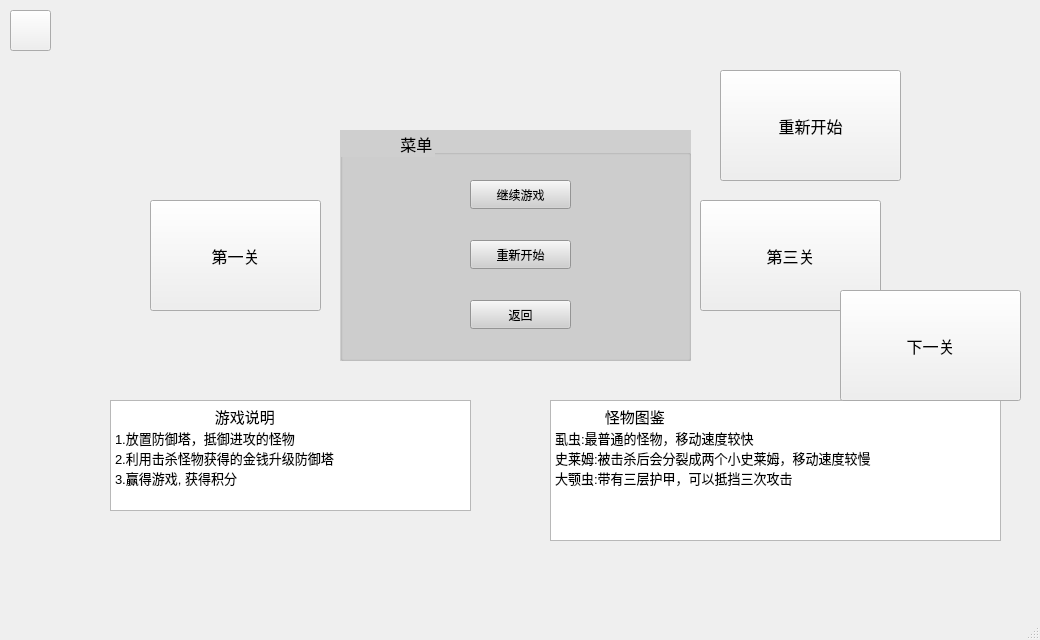
<?xml version="1.0" encoding="UTF-8"?>
<ui version="4.0">
 <class>MainWindow</class>
 <widget class="QMainWindow" name="MainWindow">
  <property name="geometry">
   <rect>
    <x>0</x>
    <y>0</y>
    <width>1040</width>
    <height>640</height>
   </rect>
  </property>
  <property name="mouseTracking">
   <bool>true</bool>
  </property>
  <property name="windowTitle">
   <string>MainWindow</string>
  </property>
  <widget class="QWidget" name="centralwidget">
   <widget class="QPushButton" name="chapter1">
    <property name="geometry">
     <rect>
      <x>150</x>
      <y>200</y>
      <width>171</width>
      <height>111</height>
     </rect>
    </property>
    <property name="font">
     <font>
      <pointsize>12</pointsize>
     </font>
    </property>
    <property name="cursor">
     <cursorShape>PointingHandCursor</cursorShape>
    </property>
    <property name="text">
     <string>第一关</string>
    </property>
   </widget>
   <widget class="QPushButton" name="chapter2">
    <property name="geometry">
     <rect>
      <x>420</x>
      <y>200</y>
      <width>181</width>
      <height>111</height>
     </rect>
    </property>
    <property name="font">
     <font>
      <pointsize>12</pointsize>
     </font>
    </property>
    <property name="cursor">
     <cursorShape>PointingHandCursor</cursorShape>
    </property>
    <property name="text">
     <string>第二关</string>
    </property>
   </widget>
   <widget class="QPushButton" name="chapter3">
    <property name="geometry">
     <rect>
      <x>700</x>
      <y>200</y>
      <width>181</width>
      <height>111</height>
     </rect>
    </property>
    <property name="font">
     <font>
      <pointsize>12</pointsize>
     </font>
    </property>
    <property name="cursor">
     <cursorShape>PointingHandCursor</cursorShape>
    </property>
    <property name="text">
     <string>第三关</string>
    </property>
   </widget>
   <widget class="QPushButton" name="pause">
    <property name="geometry">
     <rect>
      <x>10</x>
      <y>10</y>
      <width>41</width>
      <height>41</height>
     </rect>
    </property>
    <property name="cursor">
     <cursorShape>PointingHandCursor</cursorShape>
    </property>
    <property name="styleSheet">
     <string notr="true">border-image: url(:/image/pause.png);</string>
    </property>
    <property name="text">
     <string/>
    </property>
    <property name="default">
     <bool>false</bool>
    </property>
   </widget>
   <widget class="QGroupBox" name="groupBox">
    <property name="geometry">
     <rect>
      <x>340</x>
      <y>130</y>
      <width>351</width>
      <height>231</height>
     </rect>
    </property>
    <property name="font">
     <font>
      <pointsize>12</pointsize>
     </font>
    </property>
    <property name="styleSheet">
     <string notr="true">color: rgb(0, 0, 0);
background-color: rgb(207, 207, 207);</string>
    </property>
    <property name="title">
     <string>             菜单</string>
    </property>
    <widget class="QPushButton" name="contin">
     <property name="geometry">
      <rect>
       <x>130</x>
       <y>50</y>
       <width>101</width>
       <height>29</height>
      </rect>
     </property>
     <property name="cursor">
      <cursorShape>PointingHandCursor</cursorShape>
     </property>
     <property name="text">
      <string>继续游戏</string>
     </property>
    </widget>
    <widget class="QPushButton" name="back">
     <property name="geometry">
      <rect>
       <x>130</x>
       <y>170</y>
       <width>101</width>
       <height>29</height>
      </rect>
     </property>
     <property name="cursor">
      <cursorShape>PointingHandCursor</cursorShape>
     </property>
     <property name="text">
      <string>返回</string>
     </property>
    </widget>
    <widget class="QPushButton" name="restart">
     <property name="geometry">
      <rect>
       <x>130</x>
       <y>110</y>
       <width>101</width>
       <height>29</height>
      </rect>
     </property>
     <property name="cursor">
      <cursorShape>PointingHandCursor</cursorShape>
     </property>
     <property name="text">
      <string>重新开始</string>
     </property>
    </widget>
    <zorder>restart</zorder>
    <zorder>contin</zorder>
    <zorder>back</zorder>
   </widget>
   <widget class="QTextBrowser" name="textBrowser">
    <property name="geometry">
     <rect>
      <x>110</x>
      <y>400</y>
      <width>361</width>
      <height>111</height>
     </rect>
    </property>
    <property name="html">
     <string>&lt;!DOCTYPE HTML PUBLIC &quot;-//W3C//DTD HTML 4.0//EN&quot; &quot;http://www.w3.org/TR/REC-html40/strict.dtd&quot;&gt;
&lt;html&gt;&lt;head&gt;&lt;meta name=&quot;qrichtext&quot; content=&quot;1&quot; /&gt;&lt;style type=&quot;text/css&quot;&gt;
p, li { white-space: pre-wrap; }
&lt;/style&gt;&lt;/head&gt;&lt;body style=&quot; font-family:'SimSun'; font-size:9pt; font-weight:400; font-style:normal;&quot;&gt;
&lt;p style=&quot; margin-top:0px; margin-bottom:0px; margin-left:0px; margin-right:0px; -qt-block-indent:0; text-indent:0px;&quot;&gt;&lt;span style=&quot; font-family:'SimSun';&quot;&gt;	      &lt;/span&gt;&lt;span style=&quot; font-family:'SimSun'; font-size:11pt;&quot;&gt;游戏说明&lt;/span&gt;&lt;/p&gt;
&lt;p style=&quot; margin-top:0px; margin-bottom:0px; margin-left:0px; margin-right:0px; -qt-block-indent:0; text-indent:0px;&quot;&gt;&lt;span style=&quot; font-family:'SimSun'; font-size:10pt;&quot;&gt;1.放置防御塔，抵御进攻的怪物&lt;/span&gt;&lt;/p&gt;
&lt;p style=&quot; margin-top:0px; margin-bottom:0px; margin-left:0px; margin-right:0px; -qt-block-indent:0; text-indent:0px;&quot;&gt;&lt;span style=&quot; font-family:'SimSun'; font-size:10pt;&quot;&gt;2.利用击杀怪物获得的金钱升级防御塔&lt;/span&gt;&lt;/p&gt;
&lt;p style=&quot; margin-top:0px; margin-bottom:0px; margin-left:0px; margin-right:0px; -qt-block-indent:0; text-indent:0px;&quot;&gt;&lt;span style=&quot; font-family:'SimSun'; font-size:10pt;&quot;&gt;3.赢得游戏, 获得积分&lt;/span&gt;&lt;/p&gt;&lt;/body&gt;&lt;/html&gt;</string>
    </property>
   </widget>
   <widget class="QTextBrowser" name="textBrowser_2">
    <property name="geometry">
     <rect>
      <x>550</x>
      <y>400</y>
      <width>451</width>
      <height>141</height>
     </rect>
    </property>
    <property name="html">
     <string>&lt;!DOCTYPE HTML PUBLIC &quot;-//W3C//DTD HTML 4.0//EN&quot; &quot;http://www.w3.org/TR/REC-html40/strict.dtd&quot;&gt;
&lt;html&gt;&lt;head&gt;&lt;meta name=&quot;qrichtext&quot; content=&quot;1&quot; /&gt;&lt;style type=&quot;text/css&quot;&gt;
p, li { white-space: pre-wrap; }
&lt;/style&gt;&lt;/head&gt;&lt;body style=&quot; font-family:'SimSun'; font-size:9pt; font-weight:400; font-style:normal;&quot;&gt;
&lt;p style=&quot; margin-top:0px; margin-bottom:0px; margin-left:0px; margin-right:0px; -qt-block-indent:0; text-indent:0px;&quot;&gt;&lt;span style=&quot; font-family:'SimSun'; font-size:11pt;&quot;&gt;            怪物图鉴&lt;/span&gt;&lt;/p&gt;
&lt;p style=&quot; margin-top:0px; margin-bottom:0px; margin-left:0px; margin-right:0px; -qt-block-indent:0; text-indent:0px;&quot;&gt;&lt;span style=&quot; font-family:'SimSun'; font-size:10pt;&quot;&gt;虱虫:最普通的怪物，移动速度较快&lt;/span&gt;&lt;/p&gt;
&lt;p style=&quot; margin-top:0px; margin-bottom:0px; margin-left:0px; margin-right:0px; -qt-block-indent:0; text-indent:0px;&quot;&gt;&lt;span style=&quot; font-family:'SimSun'; font-size:10pt;&quot;&gt;史莱姆:被击杀后会分裂成两个小史莱姆，移动速度较慢&lt;/span&gt;&lt;/p&gt;
&lt;p style=&quot; margin-top:0px; margin-bottom:0px; margin-left:0px; margin-right:0px; -qt-block-indent:0; text-indent:0px;&quot;&gt;&lt;span style=&quot; font-family:'SimSun'; font-size:10pt;&quot;&gt;大颚虫:带有三层护甲，可以抵挡三次攻击&lt;/span&gt;&lt;/p&gt;&lt;/body&gt;&lt;/html&gt;</string>
    </property>
   </widget>
   <widget class="QPushButton" name="re">
    <property name="geometry">
     <rect>
      <x>720</x>
      <y>70</y>
      <width>181</width>
      <height>111</height>
     </rect>
    </property>
    <property name="font">
     <font>
      <pointsize>12</pointsize>
     </font>
    </property>
    <property name="cursor">
     <cursorShape>PointingHandCursor</cursorShape>
    </property>
    <property name="text">
     <string>重新开始</string>
    </property>
   </widget>
   <widget class="QPushButton" name="next">
    <property name="geometry">
     <rect>
      <x>840</x>
      <y>290</y>
      <width>181</width>
      <height>111</height>
     </rect>
    </property>
    <property name="font">
     <font>
      <pointsize>12</pointsize>
     </font>
    </property>
    <property name="cursor">
     <cursorShape>PointingHandCursor</cursorShape>
    </property>
    <property name="text">
     <string>下一关</string>
    </property>
   </widget>
   <zorder>chapter1</zorder>
   <zorder>chapter2</zorder>
   <zorder>chapter3</zorder>
   <zorder>pause</zorder>
   <zorder>groupBox</zorder>
   <zorder>textBrowser</zorder>
   <zorder>textBrowser_2</zorder>
   <zorder>next</zorder>
   <zorder>re</zorder>
  </widget>
  <widget class="QStatusBar" name="statusbar"/>
 </widget>
 <resources/>
 <connections>
  <connection>
   <sender>chapter1</sender>
   <signal>clicked()</signal>
   <receiver>chapter1</receiver>
   <slot>hide()</slot>
   <hints>
    <hint type="sourcelabel">
     <x>177</x>
     <y>305</y>
    </hint>
    <hint type="destinationlabel">
     <x>279</x>
     <y>305</y>
    </hint>
   </hints>
  </connection>
  <connection>
   <sender>chapter2</sender>
   <signal>clicked()</signal>
   <receiver>chapter2</receiver>
   <slot>hide()</slot>
   <hints>
    <hint type="sourcelabel">
     <x>461</x>
     <y>303</y>
    </hint>
    <hint type="destinationlabel">
     <x>543</x>
     <y>299</y>
    </hint>
   </hints>
  </connection>
  <connection>
   <sender>chapter3</sender>
   <signal>clicked()</signal>
   <receiver>chapter3</receiver>
   <slot>hide()</slot>
   <hints>
    <hint type="sourcelabel">
     <x>702</x>
     <y>297</y>
    </hint>
    <hint type="destinationlabel">
     <x>806</x>
     <y>293</y>
    </hint>
   </hints>
  </connection>
  <connection>
   <sender>chapter1</sender>
   <signal>clicked()</signal>
   <receiver>chapter2</receiver>
   <slot>hide()</slot>
   <hints>
    <hint type="sourcelabel">
     <x>166</x>
     <y>232</y>
    </hint>
    <hint type="destinationlabel">
     <x>431</x>
     <y>237</y>
    </hint>
   </hints>
  </connection>
  <connection>
   <sender>chapter2</sender>
   <signal>clicked()</signal>
   <receiver>chapter1</receiver>
   <slot>hide()</slot>
   <hints>
    <hint type="sourcelabel">
     <x>429</x>
     <y>302</y>
    </hint>
    <hint type="destinationlabel">
     <x>307</x>
     <y>302</y>
    </hint>
   </hints>
  </connection>
  <connection>
   <sender>chapter2</sender>
   <signal>clicked()</signal>
   <receiver>chapter3</receiver>
   <slot>hide()</slot>
   <hints>
    <hint type="sourcelabel">
     <x>593</x>
     <y>289</y>
    </hint>
    <hint type="destinationlabel">
     <x>714</x>
     <y>296</y>
    </hint>
   </hints>
  </connection>
  <connection>
   <sender>chapter3</sender>
   <signal>clicked()</signal>
   <receiver>chapter2</receiver>
   <slot>hide()</slot>
   <hints>
    <hint type="sourcelabel">
     <x>715</x>
     <y>302</y>
    </hint>
    <hint type="destinationlabel">
     <x>585</x>
     <y>303</y>
    </hint>
   </hints>
  </connection>
  <connection>
   <sender>chapter3</sender>
   <signal>clicked()</signal>
   <receiver>chapter1</receiver>
   <slot>hide()</slot>
   <hints>
    <hint type="sourcelabel">
     <x>817</x>
     <y>254</y>
    </hint>
    <hint type="destinationlabel">
     <x>179</x>
     <y>240</y>
    </hint>
   </hints>
  </connection>
  <connection>
   <sender>chapter1</sender>
   <signal>clicked()</signal>
   <receiver>chapter3</receiver>
   <slot>hide()</slot>
   <hints>
    <hint type="sourcelabel">
     <x>184</x>
     <y>245</y>
    </hint>
    <hint type="destinationlabel">
     <x>799</x>
     <y>248</y>
    </hint>
   </hints>
  </connection>
  <connection>
   <sender>chapter1</sender>
   <signal>clicked()</signal>
   <receiver>pause</receiver>
   <slot>show()</slot>
   <hints>
    <hint type="sourcelabel">
     <x>200</x>
     <y>204</y>
    </hint>
    <hint type="destinationlabel">
     <x>70</x>
     <y>33</y>
    </hint>
   </hints>
  </connection>
  <connection>
   <sender>chapter2</sender>
   <signal>clicked()</signal>
   <receiver>pause</receiver>
   <slot>show()</slot>
   <hints>
    <hint type="sourcelabel">
     <x>481</x>
     <y>206</y>
    </hint>
    <hint type="destinationlabel">
     <x>46</x>
     <y>38</y>
    </hint>
   </hints>
  </connection>
  <connection>
   <sender>chapter3</sender>
   <signal>clicked()</signal>
   <receiver>pause</receiver>
   <slot>show()</slot>
   <hints>
    <hint type="sourcelabel">
     <x>789</x>
     <y>222</y>
    </hint>
    <hint type="destinationlabel">
     <x>66</x>
     <y>33</y>
    </hint>
   </hints>
  </connection>
  <connection>
   <sender>pause</sender>
   <signal>clicked()</signal>
   <receiver>groupBox</receiver>
   <slot>show()</slot>
   <hints>
    <hint type="sourcelabel">
     <x>64</x>
     <y>49</y>
    </hint>
    <hint type="destinationlabel">
     <x>464</x>
     <y>368</y>
    </hint>
   </hints>
  </connection>
  <connection>
   <sender>pause</sender>
   <signal>clicked()</signal>
   <receiver>pause</receiver>
   <slot>hide()</slot>
   <hints>
    <hint type="sourcelabel">
     <x>33</x>
     <y>59</y>
    </hint>
    <hint type="destinationlabel">
     <x>65</x>
     <y>57</y>
    </hint>
   </hints>
  </connection>
  <connection>
   <sender>contin</sender>
   <signal>clicked()</signal>
   <receiver>groupBox</receiver>
   <slot>hide()</slot>
   <hints>
    <hint type="sourcelabel">
     <x>575</x>
     <y>414</y>
    </hint>
    <hint type="destinationlabel">
     <x>630</x>
     <y>365</y>
    </hint>
   </hints>
  </connection>
  <connection>
   <sender>restart</sender>
   <signal>clicked()</signal>
   <receiver>groupBox</receiver>
   <slot>hide()</slot>
   <hints>
    <hint type="sourcelabel">
     <x>594</x>
     <y>479</y>
    </hint>
    <hint type="destinationlabel">
     <x>646</x>
     <y>381</y>
    </hint>
   </hints>
  </connection>
  <connection>
   <sender>back</sender>
   <signal>clicked()</signal>
   <receiver>groupBox</receiver>
   <slot>hide()</slot>
   <hints>
    <hint type="sourcelabel">
     <x>539</x>
     <y>545</y>
    </hint>
    <hint type="destinationlabel">
     <x>431</x>
     <y>383</y>
    </hint>
   </hints>
  </connection>
  <connection>
   <sender>contin</sender>
   <signal>clicked()</signal>
   <receiver>pause</receiver>
   <slot>show()</slot>
   <hints>
    <hint type="sourcelabel">
     <x>548</x>
     <y>420</y>
    </hint>
    <hint type="destinationlabel">
     <x>67</x>
     <y>38</y>
    </hint>
   </hints>
  </connection>
  <connection>
   <sender>restart</sender>
   <signal>clicked()</signal>
   <receiver>pause</receiver>
   <slot>show()</slot>
   <hints>
    <hint type="sourcelabel">
     <x>514</x>
     <y>484</y>
    </hint>
    <hint type="destinationlabel">
     <x>76</x>
     <y>50</y>
    </hint>
   </hints>
  </connection>
  <connection>
   <sender>back</sender>
   <signal>clicked()</signal>
   <receiver>chapter1</receiver>
   <slot>show()</slot>
   <hints>
    <hint type="sourcelabel">
     <x>567</x>
     <y>552</y>
    </hint>
    <hint type="destinationlabel">
     <x>226</x>
     <y>303</y>
    </hint>
   </hints>
  </connection>
  <connection>
   <sender>back</sender>
   <signal>clicked()</signal>
   <receiver>chapter3</receiver>
   <slot>show()</slot>
   <hints>
    <hint type="sourcelabel">
     <x>542</x>
     <y>551</y>
    </hint>
    <hint type="destinationlabel">
     <x>852</x>
     <y>302</y>
    </hint>
   </hints>
  </connection>
  <connection>
   <sender>back</sender>
   <signal>clicked()</signal>
   <receiver>chapter2</receiver>
   <slot>show()</slot>
   <hints>
    <hint type="sourcelabel">
     <x>558</x>
     <y>531</y>
    </hint>
    <hint type="destinationlabel">
     <x>576</x>
     <y>226</y>
    </hint>
   </hints>
  </connection>
  <connection>
   <sender>chapter1</sender>
   <signal>clicked()</signal>
   <receiver>textBrowser</receiver>
   <slot>hide()</slot>
   <hints>
    <hint type="sourcelabel">
     <x>235</x>
     <y>255</y>
    </hint>
    <hint type="destinationlabel">
     <x>507</x>
     <y>515</y>
    </hint>
   </hints>
  </connection>
  <connection>
   <sender>chapter2</sender>
   <signal>clicked()</signal>
   <receiver>textBrowser</receiver>
   <slot>hide()</slot>
   <hints>
    <hint type="sourcelabel">
     <x>510</x>
     <y>255</y>
    </hint>
    <hint type="destinationlabel">
     <x>507</x>
     <y>515</y>
    </hint>
   </hints>
  </connection>
  <connection>
   <sender>chapter3</sender>
   <signal>clicked()</signal>
   <receiver>textBrowser</receiver>
   <slot>hide()</slot>
   <hints>
    <hint type="sourcelabel">
     <x>790</x>
     <y>255</y>
    </hint>
    <hint type="destinationlabel">
     <x>507</x>
     <y>515</y>
    </hint>
   </hints>
  </connection>
  <connection>
   <sender>chapter1</sender>
   <signal>clicked()</signal>
   <receiver>textBrowser_2</receiver>
   <slot>hide()</slot>
   <hints>
    <hint type="sourcelabel">
     <x>235</x>
     <y>255</y>
    </hint>
    <hint type="destinationlabel">
     <x>775</x>
     <y>455</y>
    </hint>
   </hints>
  </connection>
  <connection>
   <sender>chapter2</sender>
   <signal>clicked()</signal>
   <receiver>textBrowser_2</receiver>
   <slot>hide()</slot>
   <hints>
    <hint type="sourcelabel">
     <x>510</x>
     <y>255</y>
    </hint>
    <hint type="destinationlabel">
     <x>775</x>
     <y>455</y>
    </hint>
   </hints>
  </connection>
  <connection>
   <sender>chapter3</sender>
   <signal>clicked()</signal>
   <receiver>textBrowser_2</receiver>
   <slot>hide()</slot>
   <hints>
    <hint type="sourcelabel">
     <x>790</x>
     <y>255</y>
    </hint>
    <hint type="destinationlabel">
     <x>775</x>
     <y>455</y>
    </hint>
   </hints>
  </connection>
  <connection>
   <sender>next</sender>
   <signal>clicked()</signal>
   <receiver>next</receiver>
   <slot>hide()</slot>
   <hints>
    <hint type="sourcelabel">
     <x>840</x>
     <y>290</y>
    </hint>
    <hint type="destinationlabel">
     <x>840</x>
     <y>290</y>
    </hint>
   </hints>
  </connection>
  <connection>
   <sender>re</sender>
   <signal>clicked()</signal>
   <receiver>re</receiver>
   <slot>hide()</slot>
   <hints>
    <hint type="sourcelabel">
     <x>900</x>
     <y>70</y>
    </hint>
    <hint type="destinationlabel">
     <x>900</x>
     <y>70</y>
    </hint>
   </hints>
  </connection>
 </connections>
</ui>
